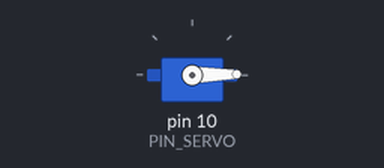
Bench run of a sketch on a simulated Arduino Uno, built with avr-gcc and run on an emulated ATmega328P. Shown: servo. What the sketch prints to the serial monitor is not drawn.

Above: at 0.1 s.
Timing chart, 0 to 40.0 s (numbered marks = the images above):
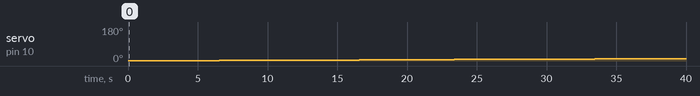

Measured:
- by itself, servo on pin 10 (PIN_SERVO): moves from 1° to 13° over 36.7 s

The sketch:

13_practice_1.ino
```cpp
#include <Servo.h>

// Arduino pin assignment
#define PIN_SERVO 10

// configurable parameters for Servo
#define _DUTY_MIN 550 // servo full clock-wise position (0 degree)
#define _DUTY_NEU 1475 // servo neutral position (90 degree)
#define _DUTY_MAX 2400 // servo full counter-clockwise position (180 degree)

#define _SERVO_SPEED 0.3 // servo angular speed (unit: degree/sec)

// Loop Interval
#define _INTERVAL_SERVO   20 // servo interval (unit: msec)
#define _INTERVAL_SERIAL  100 // serial interval (unit: msec)

// global variables
unsigned long last_sampling_time_servo;  // unit: msec
unsigned long last_sampling_time_serial; // unit: msec
bool event_servo, event_serial;

Servo myservo;

float duty_change_per_interval; // maximum duty difference per interval
int duty_target;    // Target duty time
float duty_curr;      // Current duty time

int toggle_interval, toggle_interval_cnt;

void setup() {
  // initialize GPIO pins
  myservo.attach(PIN_SERVO);

  duty_target = duty_curr = _DUTY_MIN;
  myservo.writeMicroseconds(duty_curr);

  // initialize serial port
  Serial.begin(57600);  // <----- baud rate

  // convert angular velocity into duty change per interval.
  duty_change_per_interval =
    (float)(_DUTY_MAX - _DUTY_MIN) * (_SERVO_SPEED / 180.0) * (_INTERVAL_SERVO / 1000.0);

  // initialize variables for servo update.
  toggle_interval = (180.0 / _SERVO_SPEED) * 1000 / _INTERVAL_SERVO;
  toggle_interval_cnt = toggle_interval;

  // initialize last sampling time
  last_sampling_time_servo = 0;
  last_sampling_time_serial = 0;
}

void loop() {
  // wait until next event time.
  unsigned long time_curr = millis();
  if (time_curr >= (last_sampling_time_servo + _INTERVAL_SERVO)) {
    last_sampling_time_servo += _INTERVAL_SERVO;
    event_servo = true;
  }
  if (time_curr >= (last_sampling_time_serial + _INTERVAL_SERIAL)) {
    last_sampling_time_serial += _INTERVAL_SERIAL;
    event_serial = true;
  }

  if (event_servo) {
    event_servo = false;
    // adjust duty_curr toward duty_target by duty_change_per_interval
    if (duty_target > duty_curr) {
      duty_curr += duty_change_per_interval;
      if (duty_curr > duty_target)
          duty_curr = duty_target;
    } else {
      duty_curr -= duty_change_per_interval;
      if (duty_curr < duty_target)
        duty_curr = duty_target;
    }
    // update servo position
    myservo.writeMicroseconds((int)duty_curr);
    // toggle duty_target between _DUTY_MIN and _DUTY_MAX.
    if (toggle_interval_cnt >= toggle_interval) {
      toggle_interval_cnt = 0;
      if (duty_target == _DUTY_MIN)
        duty_target = _DUTY_MAX;
      else
        duty_target = _DUTY_MIN;
    } else {
      toggle_interval_cnt++;
    }
  }
  if (event_serial) {
    event_serial = false;
    Serial.print("Min:550");
    Serial.print(",duty_target:"); Serial.print(duty_target);
    Serial.print(",duty_curr:");   Serial.print(duty_curr);
    //Serial.print(",duty_change_per_interval:");   Serial.print(duty_change_per_interval);
    Serial.println(",Max:2400");
  }
  delay(5);
}
```
